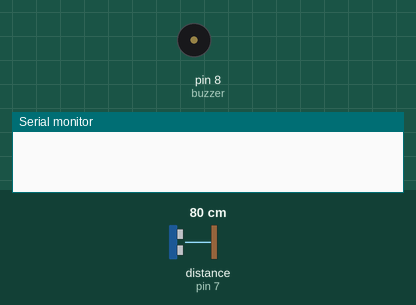
Simulated run of this sketch. Board: Arduino Uno, built with avr-gcc and run on an emulated ATmega328P. Parts: buzzer (waves = sounding), the last lines printed to the serial monitor. Wiring (inferred from the names in the program): ultrasonic range finder: trigger pin 6; echo pin 7. The test bench sets the inputs (shaded band); at power-on: distance to the obstacle (sensor on pin 7) 80 cm. The echo pulse lasts 58.3 µs per cm.

Above: at 1.2 s.
1.3 s: distance to the obstacle (sensor on pin 7) set to 65 cm
2.8 s: distance to the obstacle (sensor on pin 7) set to 55 cm
At 3.4 s:
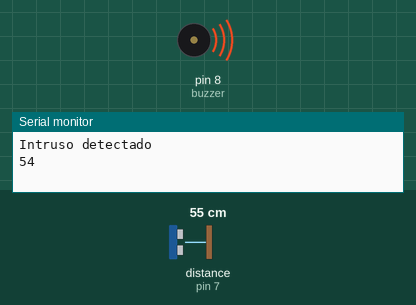
4.3 s: distance to the obstacle (sensor on pin 7) set to 120 cm
At 6.9 s:
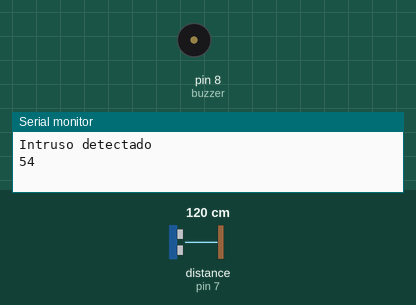
7.3 s: distance to the obstacle (sensor on pin 7) set to 2 cm
At 8.5 s:
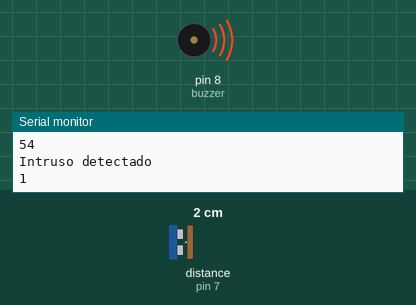
Timing chart, 0 to 9.8 s (numbered marks = the images above; inputs shaded):
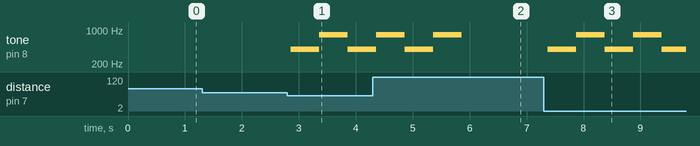

Measured:
- the behaviour switches between 61 and 60 cm on distance to the obstacle (sensor on pin 7) (found by bisection; images 0 and 1)
- after the input at 1.3 s, every drawn part: stays the same
- after the input at 2.8 s, tone on pin 8 (buzzer): silent → 400 Hz after 0.06 s, → 800 Hz 0.50 s later, → 400 Hz 0.50 s later
- after the input at 4.3 s, tone on pin 8 (buzzer): goes on until 5.9 s, then stays silent
- after the input at 7.3 s, tone on pin 8 (buzzer): alternates 800 Hz for 0.50 s and 400 Hz for 0.50 s, starting after 0.07 s

The sketch:

Sistema_Anti_Intrusos.ino
```cpp
/*  Sistema anti-intrusos usando 1 Buzzer activo KY-012,
 *  un sensor ultrasonico HC-SR04 y un Arduino UNO.
 *
 *  HC - SR04 trigger = Pin 6
 *  HC - SR04 echo = pin 7
 *  KY-012 = pin 8
 *
 *  El sistema esta creado sin usar librerias adicionales.
*/

#define trigger 6
#define echo 7
#define buzzer 8

void setup() {
Serial.begin (9600);
pinMode(trigger, OUTPUT);
pinMode(echo, INPUT);
pinMode(buzzer, OUTPUT);
}

void loop() {
int duracion, distancia;
digitalWrite(trigger, HIGH);
delay(1);
digitalWrite(trigger, LOW);
duracion = pulseIn(echo, HIGH);
distancia = (duracion/2) / 29.1;
if (distancia >= 60 || distancia <= 0){
digitalWrite(buzzer, LOW);

}
else {
Serial.println("Intruso detectado");
Serial.println(distancia);
tone(buzzer, 400);
delay(500);
tone(buzzer, 800);
delay(500);
tone(buzzer, 400);
delay(500);
tone(buzzer, 800);
delay(500);
tone(buzzer, 400);
delay(500);
tone(buzzer, 800);
delay(500);
noTone(buzzer);
}

delay(100);
}
```
